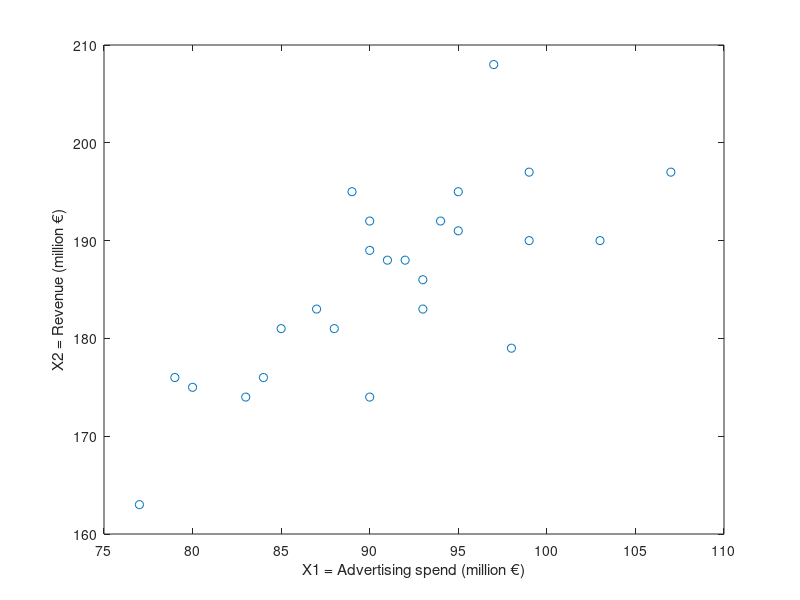

This chart was generated by the following MATLAB code: (Note: this script raises an error after producing the figure.)
close all
% Load workspace with precomputed variables
load workspacePreliminareEllisse.mat

%% Poins in the original space with ellipse

plot(X1,X2,'o')
xlabel('X1 = Advertising spend (million €)')
ylabel('X2 = Revenue (million €)')
hold('on')

Ell= ellipse(meaX,S,1);
axis equal


%% Convert ellipse coordinates to a polygon
ellp = polyshape(Ell);

% Generate x,y coordinates along principal line
xcoo = (min(X1):0.01:max(X1))';
ycoo = aprinc + bprinc*xcoo;

% Find intersection points between line and ellipse
[in,out] = intersect(ellp, [xcoo ycoo]);

disp("Length of the principal semi-axis (numerical)")
% Last intersection point inside the ellipse:
lunSemiAxis = norm(in(end,:) - meaX);
disp(lunSemiAxis)

%% Length of the major semiaxis of the ellipse and first eigenvalue

% gamma1 = lunghezza asse maggiore ellisse
gamma1=sqrt(Lambda(1,1));

disp("Length of the semiaxis of the ellipse")
disp("Square root of first eigenvalue")
disp(gamma1)

% gamma2= lunghezza asse minore ellisse
gamma2=sqrt(Lambda(2,2));

%% Area and perimeter of the ellipse (numeric)
disp(['Area of ellipse: '      num2str(area(ellp))])
disp(['Perimeter of ellipse: ' num2str(perimeter(ellp))])


%% Area and perimeter of the ellipse (exact)
disp("Area of the ellipse (exact value): pi*gamma1*gamma2")
disp(pi*gamma1*gamma2);

disp('Perimeter of the ellipse (Ramanujan formula)')
disp(pi*(3*(gamma1+gamma2)-sqrt((3*gamma1+gamma2)*(gamma1+3*gamma2))))

%% Poins in the original space with ellipse

plot(X1,X2,'o')
xlabel('X1 = Advertising spend (million €)')
ylabel('X2 = Revenue (million €)')
hold('on')

Ell= ellipse(meaX,S,1);
axis equal
[in]=inpolygon(X1,X2,Ell(:,1),Ell(:,2));
seq=1:n;
textOut=string(seq(~in));
text(X(~in,1),X(~in,2),textOut)

%% Points in the original space (deviation from the means)
figure
Xtilde1=Xtilde(:,1);
Xtilde2=Xtilde(:,2);

plot(Xtilde1,Xtilde2,'o')
xlabel('$\tilde X_1= X_1-\overline x_1$','Interpreter','latex')
ylabel('$\tilde X_2=X_2-\overline x_2$','Interpreter','latex')
hold('on')
Ell= ellipse(0,S,1);
axis equal
[in]=inpolygon(Xtilde1,Xtilde2,Ell(:,1),Ell(:,2));
seq=1:n;
textOut=string(seq(~in));
text(Xtilde1(~in),Xtilde2(~in),textOut)
% print -depsc figs\rotazione2.eps;

%% Points in the new reference system (PC)
figure
Y=Xtilde*V;
plot(Y(:,1),Y(:,2),'o')
hold('on')
Ellr= ellipse(0,Lambda,1);
xlabel('$Y_1$ = First principal component','Interpreter','latex')
ylabel('$Y_2$ = Second principal component','Interpreter','latex')

[in]=inpolygon(Y(:,1),Y(:,2),Ellr(:,1),Ellr(:,2));
seq=(1:size(X,1))';
textOut=string(seq(~in));
text(Y(~in,1),Y(~in,2),textOut)
axis equal
% print -depsc figs\rotazione3.eps;
%% Points in the space of standardized PC
figure
Yst=zscore(Y);
plot(Yst(:,1),Yst(:,2),'o')
hold('on')
Ellr= ellipse(0,eye(2),1);
xlabel(['$Y_1/ \sqrt \lambda_1 $=First standardized principal component ' ...
    ''],'Interpreter','latex')
ylabel(['$Y_2/  \sqrt \lambda_2$=Second standardized principal component' ...
    ''],'Interpreter','latex')
[in]=inpolygon(Yst(:,1),Yst(:,2),Ellr(:,1),Ellr(:,2));
textOut=string(seq(~in));
text(Yst(~in,1),Yst(~in,2),textOut)
axis equal
% print -depsc figs\rotazione4.eps;


